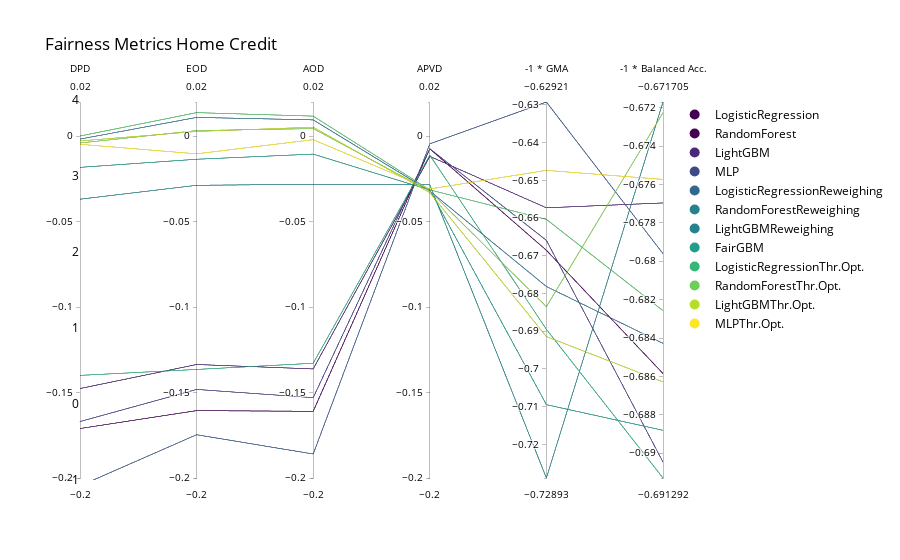

Here is the notebook cell this chart was saved with:
### Code cell
# Mapping each model to a unique color
color_mapping = {model: idx for idx, model in enumerate(df_metrics_results_["index"].unique())}

# Adjust fairness metrics to be "the higher the better" and scale them to be between 0 and 100
#for col in ['DPD', 'EOD', 'AOD', 'APVD']:
#    df_metrics_results_[col] = (1 - np.abs(df_metrics_results_[col])) * 100

# Scale the performance metrics to be between 0 and 100
#df_metrics_results_['GMA'] *= 100
#df_latest_adjusted['balanced_accuracy'] *= 100

# Generate the required number of colors from the Viridis colorscale
num_colors = len(color_mapping)
#colors = px.colors.qualitative.Dark2
colors = px.colors.sequential.Viridis
manual_colors = [colors[i * (len(colors) - 1) // (num_colors - 1)] for i in range(num_colors)]                                                              
# Create the Advanced Parallel Coordinates Plot with adjusted data
fig = go.Figure(data=
    go.Parcoords(
        line=dict(color=df_metrics_results_['index'].map(color_mapping), showscale=False),
        dimensions=[
            dict(label='DPD', values=df_metrics_results_['DPD'], range=[-0.2, 0.02]),
            dict(label='EOD', values=df_metrics_results_['EOD'], range=[-0.2, 0.02]),
            dict(label='AOD', values=df_metrics_results_['AOD'], range=[-0.2, 0.02]),
            dict(label='APVD', values=df_metrics_results_['APVD'], range=[-0.2, 0.02]),
            dict(label='-1 * GMA', values= -df_metrics_results_['GMA']),#, range=[0, 100]),
            dict(label='-1 * Balanced Acc.', values= - df_metrics_results_['balanced_accuracy'])#, range=[65, 100])
        ]
    )
)

# Add models to the legend using the dummy scatter plot approach and specified manual colors
for idx, (model, color) in enumerate(color_mapping.items()):
    fig.add_trace(
        go.Scatter(x=[None], y=[None],
                   mode='markers',
                   marker=dict(size=10, color=manual_colors[idx]),
                   name=model,
                   showlegend=True)
    )

# remove grid from plot
fig.update_layout(
    plot_bgcolor='white',
    paper_bgcolor='white',
    font_color='black'
)

# remove xticks from plot
fig.update_xaxes(showticklabels=False)

# Update the layout and adjust the top margin
fig.update_layout(title='Fairness Metrics Home Credit', margin=dict(t=100))

# Show the plot
fig.show()

# save fig
fig.write_image("results/home_credit_fairness_metrics.pdf")

### Figure 1 — Plotly figure (JSON) as saved in the notebook; plotly's stock layout.template omitted (floating-point values rounded to 4 significant figures)
{"data": [{"dimensions": [{"label": "DPD", "range": [-0.2, 0.02], "values": [-0.171, -0.1476, -0.167, -0.2046, -0.001694, -0.03686, -0.01823, -0.14, 8.602e-05, -0.003982, -0.002783, -0.004765]}, {"label": "EOD", "range": [-0.2, 0.02], "values": [-0.1606, -0.1336, -0.1482, -0.1747, 0.01098, -0.02874, -0.01349, -0.1365, 0.01379, 0.003275, 0.002759, -0.01032]}, {"label": "AOD", "range": [-0.2, 0.02], "values": [-0.161, -0.1362, -0.153, -0.186, 0.009534, -0.02811, -0.01048, -0.1329, 0.01173, 0.004434, 0.005277, -0.002039]}, {"label": "APVD", "range": [-0.2, 0.02], "values": [-0.007381, -0.0118, -0.007354, -0.004472, -0.03207, -0.0284, -0.03147, -0.01113, -0.0314, -0.03212, -0.03304, -0.03089]}, {"label": "-1 * GMA", "values": [-0.6685, -0.6573, -0.6659, -0.6292, -0.6782, -0.7289, -0.7095, -0.6895, -0.6603, -0.6835, -0.6914, -0.6473]}, {"label": "-1 * Balanced Acc.", "values": [-0.6859, -0.677, -0.6905, -0.6796, -0.6843, -0.6717, -0.6888, -0.6913, -0.6826, -0.6723, -0.6863, -0.6757]}], "line": {"color": [0, 1, 2, 3, 4, 5, 6, 7, 8, 9, 10, 11], "showscale": false}, "type": "parcoords"}, {"marker": {"color": "#440154", "size": 10}, "mode": "markers", "name": "LogisticRegression", "showlegend": true, "type": "scatter", "x": [null], "y": [null]}, {"marker": {"color": "#440154", "size": 10}, "mode": "markers", "name": "RandomForest", "showlegend": true, "type": "scatter", "x": [null], "y": [null]}, {"marker": {"color": "#482878", "size": 10}, "mode": "markers", "name": "LightGBM", "showlegend": true, "type": "scatter", "x": [null], "y": [null]}, {"marker": {"color": "#3e4989", "size": 10}, "mode": "markers", "name": "MLP", "showlegend": true, "type": "scatter", "x": [null], "y": [null]}, {"marker": {"color": "#31688e", "size": 10}, "mode": "markers", "name": "LogisticRegressionReweighing", "showlegend": true, "type": "scatter", "x": [null], "y": [null]}, {"marker": {"color": "#26828e", "size": 10}, "mode": "markers", "name": "RandomForestReweighing", "showlegend": true, "type": "scatter", "x": [null], "y": [null]}, {"marker": {"color": "#26828e", "size": 10}, "mode": "markers", "name": "LightGBMReweighing", "showlegend": true, "type": "scatter", "x": [null], "y": [null]}, {"marker": {"color": "#1f9e89", "size": 10}, "mode": "markers", "name": "FairGBM", "showlegend": true, "type": "scatter", "x": [null], "y": [null]}, {"marker": {"color": "#35b779", "size": 10}, "mode": "markers", "name": "LogisticRegressionThr.Opt.", "showlegend": true, "type": "scatter", "x": [null], "y": [null]}, {"marker": {"color": "#6ece58", "size": 10}, "mode": "markers", "name": "RandomForestThr.Opt.", "showlegend": true, "type": "scatter", "x": [null], "y": [null]}, {"marker": {"color": "#b5de2b", "size": 10}, "mode": "markers", "name": "LightGBMThr.Opt.", "showlegend": true, "type": "scatter", "x": [null], "y": [null]}, {"marker": {"color": "#fde725", "size": 10}, "mode": "markers", "name": "MLPThr.Opt.", "showlegend": true, "type": "scatter", "x": [null], "y": [null]}], "layout": {"font": {"color": "black"}, "margin": {"t": 100}, "paper_bgcolor": "white", "plot_bgcolor": "white", "title": {"text": "Fairness Metrics Home Credit"}, "xaxis": {"showticklabels": false}}}
